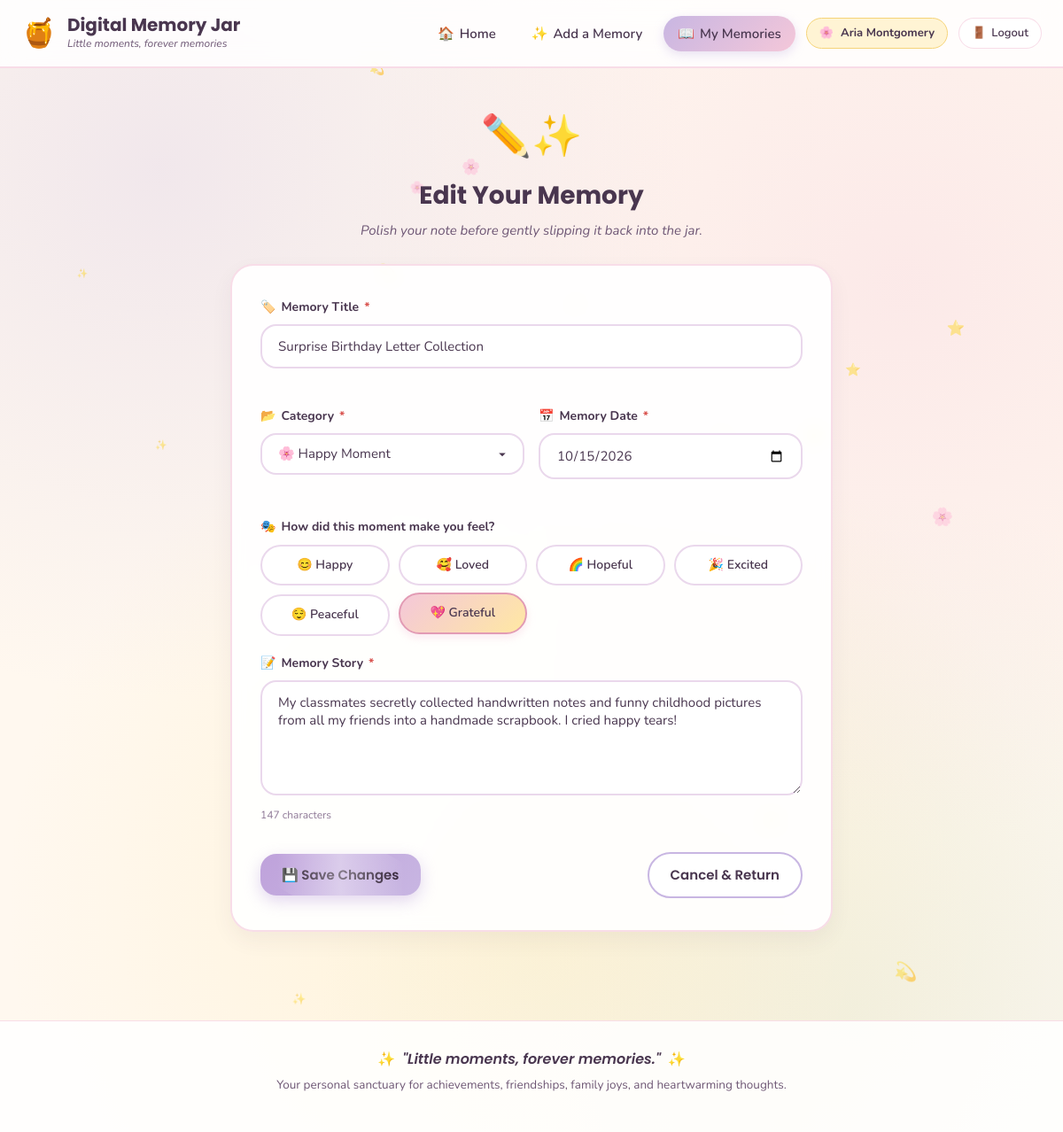
/edit-memory.php?id=6 (signed in), run on the app's committed database.
### tables this page shows
CREATE TABLE IF NOT EXISTS `memories` (
  `id` INT AUTO_INCREMENT PRIMARY KEY,
  `user_id` INT NOT NULL,
  `title` VARCHAR(150) NOT NULL,
  `description` TEXT NOT NULL,
  `memory_date` DATE NOT NULL,
  `category` VARCHAR(50) NOT NULL,
  `mood` VARCHAR(30) DEFAULT NULL,
  `created_at` TIMESTAMP DEFAULT CURRENT_TIMESTAMP,
  CONSTRAINT `fk_memories_users` 
    FOREIGN KEY (`user_id`) 
    REFERENCES `users` (`id`) 
    ON DELETE CASCADE 
    ON UPDATE CASCADE
);

### config/db.php (called while the page is built, shortened)
<?php
function e($string) {
    return htmlspecialchars((string)$string, ENT_QUOTES, 'UTF-8');
}
function get_category_meta($category) {
    $categories = [
        'Happy Moment'     => ['icon' => '🌸', 'color' => '#F4C7D9'],
        'Achievement'      => ['icon' => '🏆', 'color' => '#FFE8A3'],
        'Friendship'       => ['icon' => '👯‍♀️', 'color' => '#C8B6E2'],
        'Family'           => ['icon' => '🏡', 'color' => '#FAD4C0'],
        'Travel'           => ['icon' => '✈️', 'color' => '#C8D8C0'],
        'Positive Message' => ['icon' => '💌', 'color' => '#D8E2DC'],
        'Other'            => ['icon' => '✨', 'color' => '#E8E8E4']
    ];
    return $categories[$category] ?? ['icon' => '✨', 'color' => '#E8E8E4'];
}

### edit-memory.php (the view, shortened to what this page needs)
<?php
require_once __DIR__ . '/config/db.php';
require_once __DIR__ . '/includes/auth_check.php';
$user_id = $currentUser['id'];
$memory_id = (int)($_GET['id'] ?? 0);
$stmt = $pdo->prepare("SELECT * FROM memories WHERE id = ? AND user_id = ?");
$stmt->execute([$memory_id, $user_id]);
$memory = $stmt->fetch();
$title       = $memory['title'];
$description = $memory['description'];
$memory_date = $memory['memory_date'];
$category    = $memory['category'];
$mood        = $memory['mood'] ?: '😊 Happy';
$valid_categories = [
    'Happy Moment',
    'Achievement',
    'Friendship',
    'Family',
    'Travel',
    'Positive Message',
    'Other'
];
$valid_moods = [
    '😊 Happy',
    '🥰 Loved',
    '🌈 Hopeful',
    '🎉 Excited',
    '😌 Peaceful',
    '💖 Grateful'
];
require_once __DIR__ . '/includes/header.php';
?>
<div class="add-memory-page-wrapper">
    <div class="page-header-simple text-center">
        <span class="page-badge-icon">✏️✨</span>
        <h1 class="page-title">Edit Your Memory</h1>
        <p class="page-subtitle">Polish your note before gently slipping it back into the jar.</p>
    </div>
    <div class="memory-form-card">
        <form action="edit-memory.php?id=<?php echo (int)$memory_id; ?>" method="POST" class="memory-form" id="editMemoryForm" novalidate>
            <div class="form-group">
                <label for="mem_title" class="form-label">
                    <span class="label-icon">🏷️</span> Memory Title <span class="required-star">*</span>
                </label>
                <input type="text"
                       id="mem_title"
                       name="title"
                       class="form-control"
                       value="<?php echo e($title); ?>"
                       maxlength="150"
                       required>
                <div class="field-feedback" id="titleFeedback"></div>
            </div>
            <div class="form-row">
                <div class="form-group col-half">
                    <label for="mem_category" class="form-label">
                        <span class="label-icon">📂</span> Category <span class="required-star">*</span>
                    </label>
                    <select id="mem_category" name="category" class="form-control form-select" required>
                        <?php foreach ($valid_categories as $cat): ?>
                            <option value="<?php echo e($cat); ?>" <?php echo $category === $cat ? 'selected' : ''; ?>>
                                <?php
                                    $meta = get_category_meta($cat);
                                    echo $meta['icon'] . ' ' . e($cat);
                                ?>
                            </option>
                        <?php endforeach; ?>
                    </select>
                    <div class="field-feedback" id="categoryFeedback"></div>
                </div>
                <div class="form-group col-half">
                    <label for="mem_date" class="form-label">
                        <span class="label-icon">📅</span> Memory Date <span class="required-star">*</span>
                    </label>
                    <input type="date"
                           id="mem_date"
                           name="memory_date"
                           class="form-control"
                           value="<?php echo e($memory_date); ?>"
                           max="<?php echo date('Y-m-d'); ?>"
                           required>
                    <div class="field-feedback" id="dateFeedback"></div>
                </div>
            </div>
            <div class="form-group">
                <label class="form-label">
                    <span class="label-icon">🎭</span> How did this moment make you feel?
                </label>
                <div class="mood-selector-grid">
                    <?php foreach ($valid_moods as $m): ?>
                        <label class="mood-pill-option <?php echo $mood === $m ? 'selected' : ''; ?>">
                            <span class="mood-pill-content"><?php echo e($m); ?></span>
                        </label>
                    <?php endforeach; ?>
                </div>
            </div>
            <div class="form-group">
                <label for="mem_desc" class="form-label">
                    <span class="label-icon">📝</span> Memory Story <span class="required-star">*</span>
                </label>
                <textarea id="mem_desc"
                          name="description"
                          rows="5"
                          class="form-control"
                          required><?php echo e($description); ?></textarea>
                <div class="textarea-helper">
                    <span class="char-counter" id="charCounter"><?php echo mb_strlen($description); ?> characters</span>
                </div>
            </div>
            <div class="form-submit-row">
                <button type="submit" class="btn btn-primary btn-magic">
                    <span>💾 Save Changes</span>
                </button>
                <div class="form-alt-links">
                    <a href="memories.php" class="btn btn-outline btn-pill">Cancel &amp; Return</a>
                </div>
            </div>
        </form>
    </div>
</div>
<?php require_once __DIR__ . '/includes/footer.php'; ?>

### data on the page
memories: title "Surprise Birthday Letter Collection", category "🌸 Happy Moment", memory_date "10/15/2026", mood "💖 Grateful", description "My classmates secretly collected handwritten notes and funny childhood pictures from all my friends into a handmade scrapbook. I cried happy tears!"

### other printed values
$user_display_name "Aria Montgomery"
$m "😊 Happy"
$m "🥰 Loved"
$m "🌈 Hopeful"
$m "🎉 Excited"
$m "😌 Peaceful"
